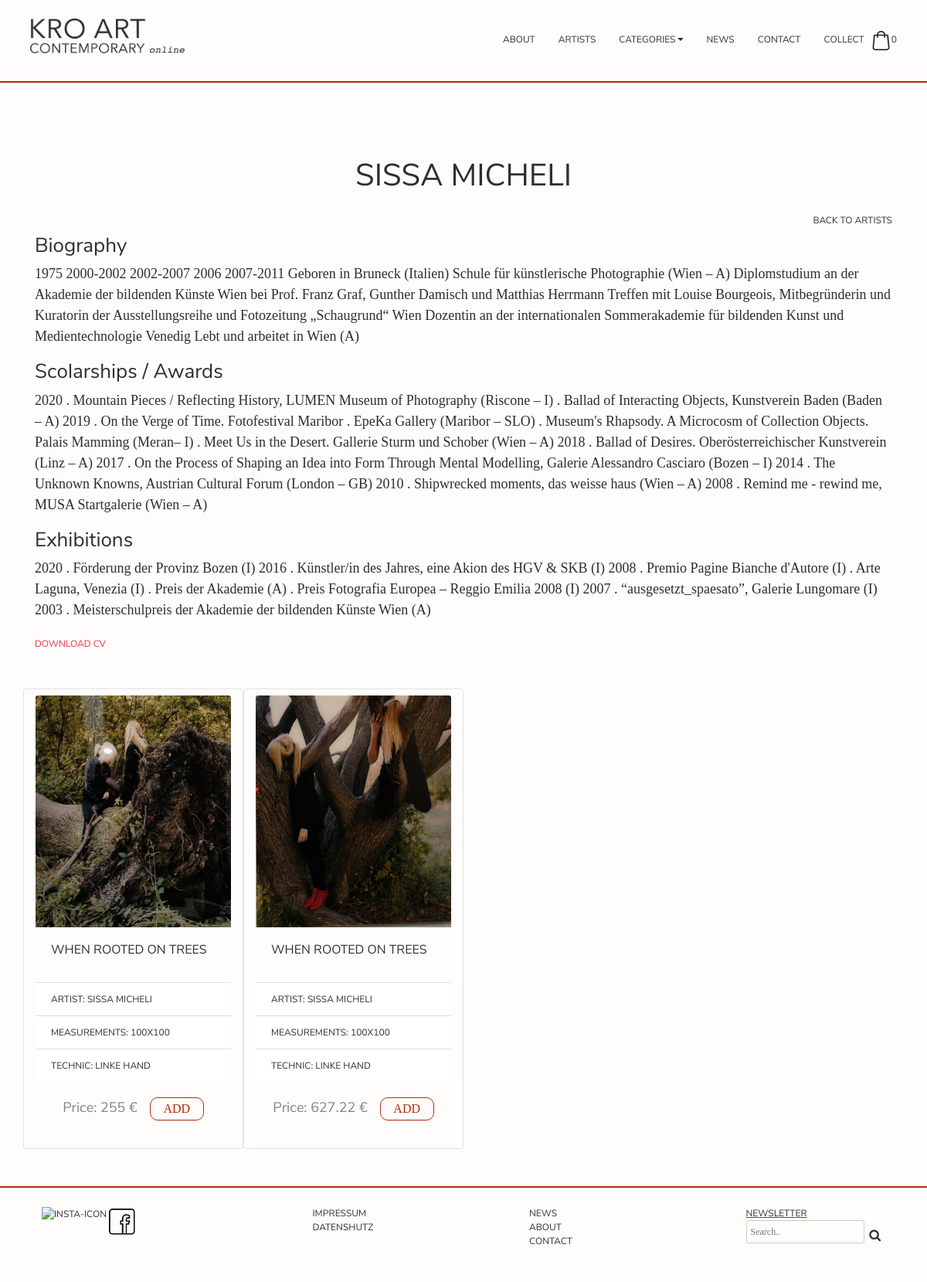
Page /Website/artist_Info/artist_info.php?id=2 on the committed database.
### tables this page shows
CREATE TABLE `artist` (
  `artist_id` int(11) NOT NULL,
  `name` varchar(255) NOT NULL,
  `lastname` varchar(255) NOT NULL,
  `exh` text NOT NULL,
  `ssa` text NOT NULL,
  `bio` text NOT NULL,
  `pdf` varchar(255) NOT NULL
);

CREATE TABLE `artwork` (
  `artwork_id` int(11) NOT NULL,
  `name_pic` varchar(255) NOT NULL,
  `picture` varchar(255) NOT NULL,
  `price` double NOT NULL,
  `measurement` varchar(20) NOT NULL,
  `fk_category` int(11) NOT NULL,
  `fk_technic` int(11) NOT NULL,
  `fk_artist_id` int(11) NOT NULL
);

CREATE TABLE `technic` (
  `technic_id` int(11) NOT NULL,
  `technic` varchar(255) NOT NULL
);

### Website/artist_Info/artist_info.php (the view, shortened to what this page needs)
<?php
include_once('../includes/navbar.php');
$id= $_GET['id'];
$sql_pic = "SELECT * FROM ((artwork INNER JOIN artist ON artwork.fk_artist_id = artist.artist_id)INNER JOIN technic ON fk_technic = technic_id) where fk_artist_id='$id'";
$sql_artist = "SELECT * FROM artist where artist_id='$id'";
$result_artist = $conn->query($sql_artist);
$result_pic = $conn->query($sql_pic);
?>
<main>
<div class="container pt-5 pb-5 mt-5">
<?php
$rowA = mysqli_fetch_assoc($result_artist);
echo '<h1 class="text-center pb-3"> '. $rowA["name"] .' ' . $rowA["lastname"] . '</h1>';
echo '<h5 class="text-right"><a href="../artists/artists.php">back to Artists</a></h5>';
echo '<h3>Biography</h3>';
echo '<p> '. $rowA["bio"] .'</p>';
echo '<h3>Scolarships / Awards</h3>';
echo '<p>'. $rowA["ssa"] .'</p>';
echo '<h3>Exhibitions</h3>';
echo '<p> '.$rowA["exh"].'</p>';
echo '<a href="../pdf/' .$rowA['pdf'] .' "class="text-danger" download="'.$rowA["name"].'">Download CV</a>';
?>
<div class="row d-flex mt-5">
<?php
if(mysqli_num_rows($result_pic) > 0)
{
    while($row = mysqli_fetch_array($result_pic))
    {
echo '<div class="card border col-lg-3 col-md-4 col-sm-6 ">';
echo '<form method="post" action="../collect/collect.php?action=add&id=' . $row["artwork_id"] . '">';
echo '<a href="../product_info/product_info.php?id=' . $row['artwork_id'] . '">';
echo '<img class="card-img-top mt-2" src="../img/'. $row["picture"] .'" alt="">';
echo '<div class="card-body">';
echo '<h5 class="card-title">'. $row["name_pic"] .'</h5>';
echo '</div>';
echo '<ul class="list-group list-group-flush">';
echo '<li class="list-group-item">Artist: '. $row["name"] .' '. $row["lastname"] . '</li>';
echo '<li class="list-group-item">Measurements: '. $row["measurement"] .'</li>';
echo '<li class="list-group-item">Technic: '. $row["technic"] .'</li>';
echo '</ul>';
echo '</a>';
echo '<div class="card-body d-flex justify-content-center">';
echo '<p class="preis  mr-3">Price: '. $row["price"] .' €</p>';
echo '<p><button type="submit" name="add_to_cart" class="buttonADD" onclick="add()" value="Add to Cart">ADD</button></p>';
echo '</div>';
echo '</div>';
    }
}
?>
</div>
</div>
</main>
<?php include_once('../includes/footer.php') ?>

### Website/Style/style.css (style rules this page uses)
body { background-color: #fffdfb; }
h1 { font-family: "nunito"; color: #2d2d34; }
h3 { font-family: "nunito"; font-size: 26px; color: #2d2d34; }
h5 { font-family: "nunito"; font-size: 16px; color: #2d2d34; text-transform: uppercase; }
p { font-family:"monserrat"; font-size: 18px; color: #2d2d34; }
a { text-transform: uppercase; font-size: 12px; color: #2d2d34; font-family: "nunito"; }
body, html { margin:0; padding:0; }
li { text-transform: uppercase ; list-style: none; padding-left:30px; font-family: "nunito"; color: #2d2d34; font-size: 12px; }
button { background-color: transparent; color: #2d2d34; border: 0px solid transparent; font-family:"monserrat"; font-size: 16px !important; text-transform: uppercase; }
.preis { color: #838583; }
.buttonADD { color: #ae2b0a !important ; border: 1px solid #ae2b0a !important; border-radius: 10px !important; max-width: 100% !important; width: 70px !important; height: 30px !important; }
.card { background-color: transparent; }
.card img { height: 300px; }
form p { font-family:"nunito" !important; color: #2d2d34; }

### rows in the picture
artist: name "SISSA", lastname "MICHELI", bio "1975 2000-2002 2002-2007 2006 2007-2011 Geboren in Bruneck (Italien) Schule für künstlerische Photographie (Wien – A) Diplomstudium an der Akademie der bildenden Künste Wien bei Prof. Franz Graf, Gunther Damisch und Matthias Herrmann Treffen mit Louise Bourgeois, Mitbegründerin und Kuratorin der Ausstellungsreihe und Fotozeitung „Schaugrund“ Wien Dozentin an der internationalen Sommerakademie für bildenden Kunst und Medientechnologie Venedig Lebt und arbeitet in Wien (A)", ssa "2020 . Mountain Pieces / Reflecting History, LUMEN Museum of Photography (Riscone – I) . Ballad of Interacting Objects, Kunstverein Baden (Baden – A) 2019 . On the Verge of Time. Fotofestival Maribor . EpeKa Gallery (Maribor – SLO) . Museum's Rhapsody. A Microcosm of Collection Objects. Palais Mamming (Meran– I) . Meet Us in the Desert. Gallerie Sturm und Schober (Wien – A) 2018 . Ballad of Desires. Oberösterreichischer Kunstverein (Linz – A) 2017 . On the Process of Shaping an Idea into Form Through Mental Modelling, Galerie Alessandro Casciaro (Bozen – I) 2014 . The Unknown Knowns, Austrian Cultural Forum (London – GB) 2010 . Shipwrecked moments, das weisse haus (Wien – A) 2008 . Remind…", exh "2020 . Förderung der Provinz Bozen (I) 2016 . Künstler/in des Jahres, eine Akion des HGV & SKB (I) 2008 . Premio Pagine Bianche d'Autore (I) . Arte Laguna, Venezia (I) . Preis der Akademie (A) . Preis Fotografia Europea – Reggio Emilia 2008 (I) 2007 . “ausgesetzt_spaesato”, Galerie Lungomare (I) 2003 . Meisterschulpreis der Akademie der bildenden Künste Wien (A)"
artwork: picture (picture), name_pic "WHEN ROOTED ON TREES", fk_artist.name "SISSA", fk_artist.lastname "MICHELI", measurement "100X100", fk_technic.technic "LINKE HAND", price "255"
artwork: picture (picture), name_pic "WHEN ROOTED ON TREES", fk_artist.name "SISSA", fk_artist.lastname "MICHELI", measurement "100X100", fk_technic.technic "LINKE HAND", price "627.22"

### other values in the picture
my_shopping_cart_total_product_count() "0"
